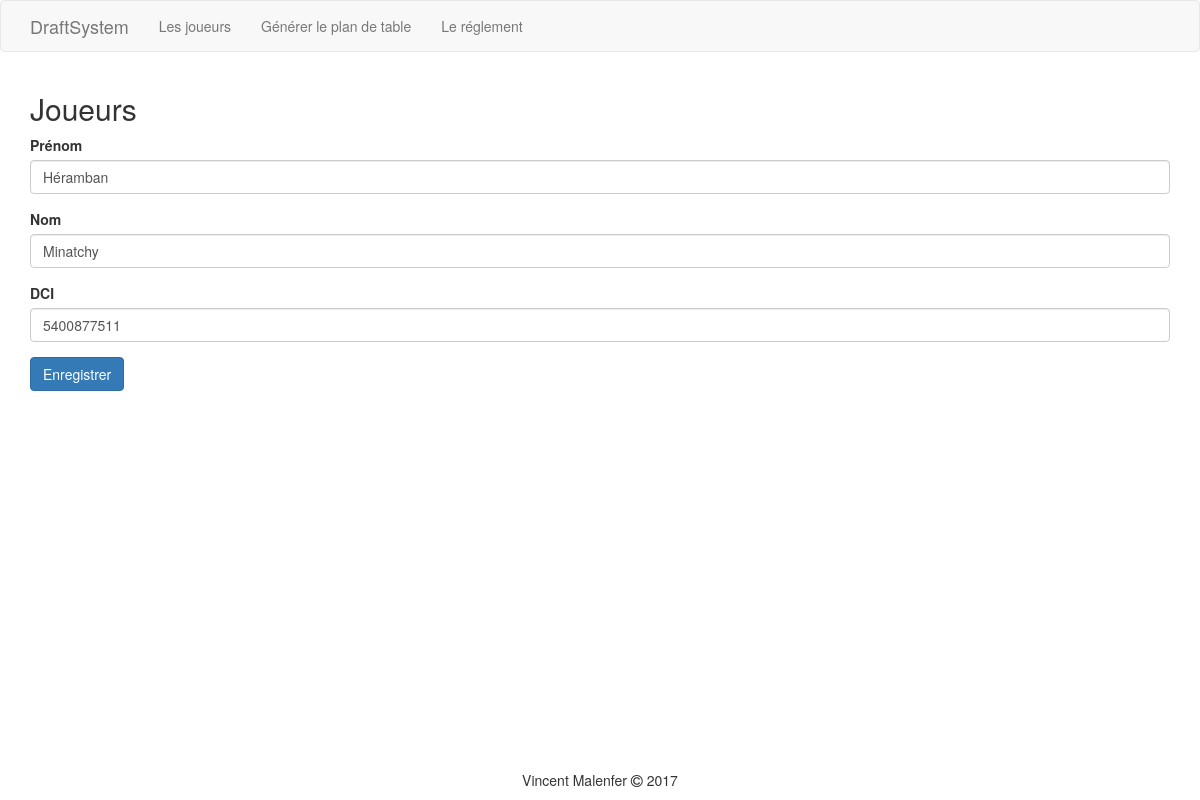
/player-edit.php?id=19, run on the app's committed database.
### tables this page shows
CREATE TABLE `player` (
  `id` int(11) NOT NULL,
  `prenom` varchar(50) NOT NULL,
  `nom` varchar(100) NOT NULL,
  `dci` varchar(255) NOT NULL
);

### player-edit.php (called while the page is built, shortened)
<?php
$player = new Player();
$errors = [];
if (!empty($_POST)) {
	if (!Player::ValidatePrenom($_POST['prenom'], $msg)) {
		$errors['prenom'] = $msg;
	}
	if (!Player::ValidateNom($_POST['nom'], $msg)) {
		$errors['nom'] = $msg;
	}
	if (!Player::ValidateDci($_POST['dci'], $msg)) {
		$errors['dci'] = $msg;
	}
	$player
		->setPrenom($_POST['prenom'])
		->setNom($_POST['nom'])
		->setDci($_POST['dci'])
	;
	if (!empty($_POST['id'])) {
		$player->setId($_POST['id']);
	}
	if (empty($errors)) {
		$player->save();
		$_SESSION['msg'] = "Le joueur a bien été enregistré";
		header('Location: player.php');
	}
} elseif (isset($_GET['id'])) {
	$player = Player::find($_GET['id']);
}
require 'view/player-edit.php';

### Model/Player.php (called while the page is built, shortened)
<?php
class Player
{
	private $prenom;
	private $nom;
	private $dci;
	public function getPrenom()
	{
		return $this->prenom;
	}
	public function getNom()
	{
		return $this->nom;
	}
	public function getDci()
	{
		return $this->dci;
	}
	public static function find($id)
	{
		$cnx = Cnx::getInstance();
		$stmt = $cnx->query('SELECT * FROM player WHERE id=' . $id);
		return $stmt->fetchObject(self::class);
	}
}

### View/player-edit.php (the view, shortened to what this page needs)
<?php
require 'layout/top.php';
?>
<h2>Joueurs</h2>
<form method="post">
	<div class="form-group <?php if (isset($errors['prenom'])) { echo 'has-error'; } ?>">
		<label>Prénom</label>
		<input type="text" name="prenom" class="form-control" value="<?= htmlentities($player->getPrenom()); ?>" />
	</div>
	<div class="form-group <?php if (isset($errors['nom'])) { echo 'has-error'; } ?>">
		<label>Nom</label>
		<input type="text" name="nom" class="form-control" value="<?= htmlentities($player->getNom()); ?>" />
	</div>
	<div class="form-group <?php if (isset($errors['dci'])) { echo 'has-error'; } ?>">
		<label>DCI</label>
		<input type="text" name="dci" class="form-control" value="<?= htmlentities($player->getDci()); ?>" />
	</div>
	<button type="submit" class="btn btn-primary">Enregistrer</button>
</form>
<?php
require 'layout/bottom.php';
?>

### assets/css/style.css (style rules this page uses)
html { height: 100%; }
body { position: relative; min-height: 100%; margin: 0; padding: 0; padding-bottom: 3em; }
* { box-sizing: border-box; }

### data on the page
player: prenom "Héramban", nom "Minatchy", dci "5400877511"
